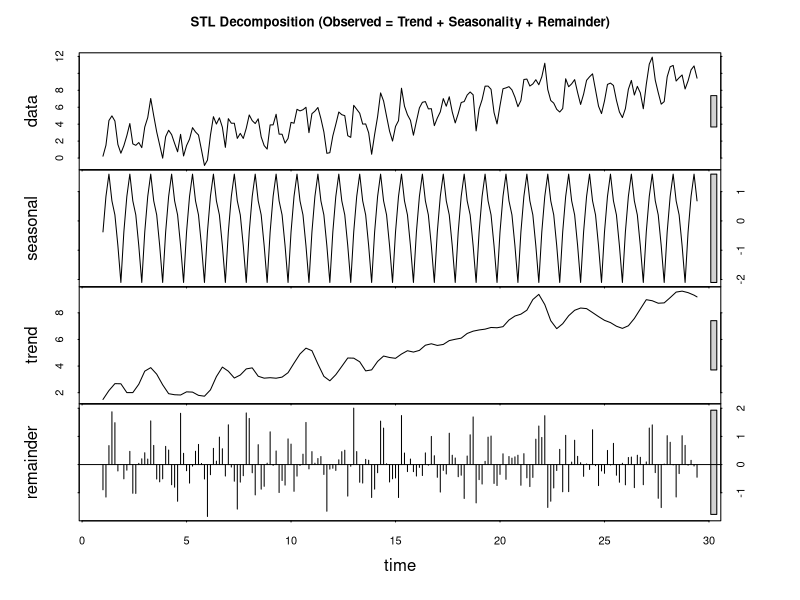
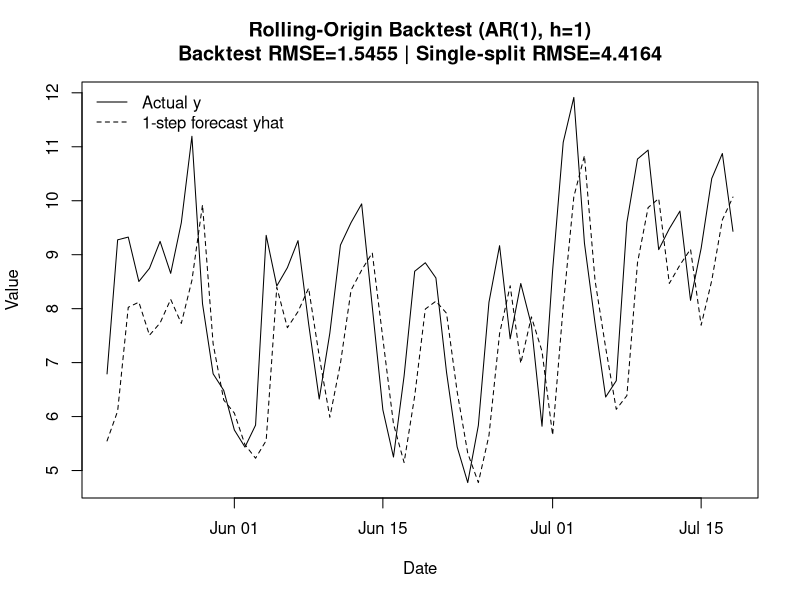
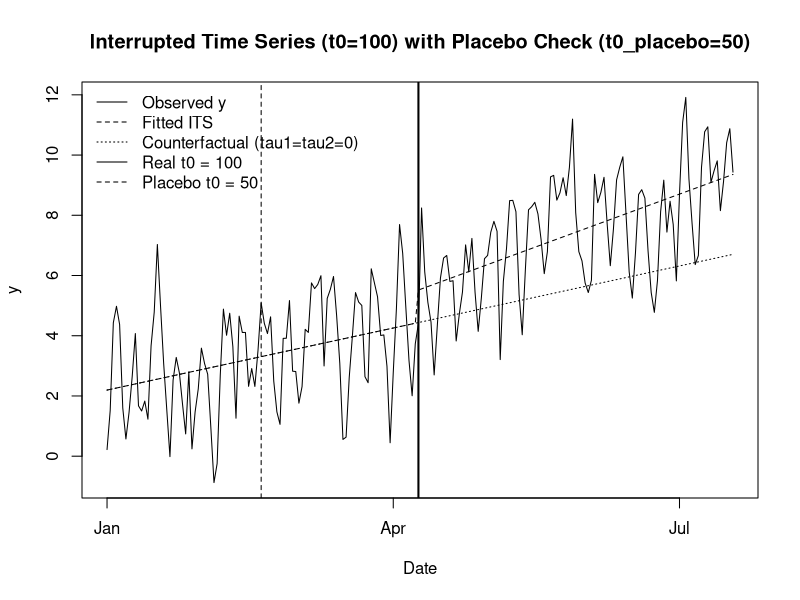

These charts were generated, in order, by the following R code:
## ---- chunk 1
set.seed(14850)

T <- 200
alpha <- 0
delta <- 0.04
phi <- 0.6
sigma <- 1.0

# Q3
# create a vector length 1*7 as weekly seasonal pattern
season <- rep(c(1,2,3,2,1,0,-1), length.out=T) # repeat
y <- rep(NA, T)
eps <- rnorm(T,0,sigma)


y[1] <- alpha + delta*1 + eps[1]
for(t in 2:T){
mu_t <- alpha + delta*t + season[t]
y[t] <- mu_t +
phi*(y[t-1] - (alpha + delta*(t-1) + season[t-1])) +
eps[t]
}

# convert to a st object with weekly frequency
y_ts <- ts(y, frequency=7)


# seasonal decomposition
stl_fit <- stl(y_ts, s.window = "periodic")

# output directory
dir.create("outputs/tables", recursive = TRUE, showWarnings = FALSE)
dir.create("outputs/figures", recursive = TRUE, showWarnings = FALSE)


png("outputs/figures/decomposition.png", width = 1200, height = 900, res = 150)

plot(
  stl_fit,
  main = "STL Decomposition (Observed = Trend + Seasonality + Remainder)"
)

dev.off()

## ---- chunk 2
# ============================================================
# Q4. Rolling-origin evaluation (backtesting) for forecasting RMSE
#   - h = 1 day ahead
#   - expanding training window starting from initial_window
#   - AR(1) fit each step using arima(order=c(1,0,0))
#   - save:
#       outputs/tables/backtest_errors.csv
#       outputs/figures/backtest_forecast.png
#   - compare to a single time-split RMSE
# ============================================================

set.seed(14850)

# set up
h <- 1
initial_window <- 140  # choose initial training window (< T).

stopifnot(length(y) == T)
stopifnot(initial_window >= 10, initial_window <= (T - h - 1))

# Create a simple daily date index (required for CSV "date")
start_date <- as.Date("2020-01-01")
dates <- seq.Date(from = start_date, by = "day", length.out = T)


# ------------------------------------------------------------
# Rolling-origin (expanding window) backtest:
# for each t = initial_window,...,T-h:
#   fit AR(1) on y[1:t]
#   forecast y_{t+1}
#   store error e_{t+1} = y_{t+1} - yhat_{t+1}
# ------------------------------------------------------------
yhat_bt <- rep(NA_real_, T)
err_bt  <- rep(NA_real_, T)

for (t in initial_window:(T - h)) {
  train <- y[1:t]

  fit <- arima(train, order = c(1, 0, 0))

  # 1-step ahead forecast
  pred <- predict(fit, n.ahead = h)$pred[h]
  yhat_bt[t + h] <- as.numeric(pred)

  # one-step-ahead error
  err_bt[t + h] <- y[t + h] - yhat_bt[t + h]
}

# Backtest test region indices: from initial_window+1 through T
test_idx <- (initial_window + h):T

backtest_df <- data.frame(
  t     = test_idx,
  date  = dates[test_idx],
  y     = y[test_idx],
  yhat  = yhat_bt[test_idx],
  error = err_bt[test_idx]
)

# drop any NAs (shouldn't happen beyond the first forecast, but safe)
backtest_df <- backtest_df[complete.cases(backtest_df), ]

# Backtest RMSE
rmse_backtest <- sqrt(mean(backtest_df$error^2))

# Save CSV
write.csv(backtest_df, "outputs/tables/backtest_errors.csv", row.names = FALSE)

# ------------------------------------------------------------
# Single time-split RMSE (baseline):
# Fit AR(1) once on first initial_window days, forecast the rest,
# compute RMSE on the holdout.
# ------------------------------------------------------------
train_split <- y[1:initial_window]
test_split  <- y[(initial_window + 1):T]

fit_split <- arima(train_split, order = c(1, 0, 0))
yhat_split <- as.numeric(predict(fit_split, n.ahead = length(test_split))$pred)

rmse_single_split <- sqrt(mean((test_split - yhat_split)^2))

cat(sprintf("RMSE (rolling-origin backtest, h=%d): %.4f\n", h, rmse_backtest))
cat(sprintf("RMSE (single time-split):           %.4f\n", rmse_single_split))

# ------------------------------------------------------------
# Plot: actual vs rolling-origin 1-step forecasts over test region
# Save to outputs/figures/backtest_forecast.png
# ------------------------------------------------------------
png("outputs/figures/backtest_forecast.png", width = 1200, height = 650, res = 150)

plot(
  backtest_df$date, backtest_df$y,
  type = "l",
  xlab = "Date",
  ylab = "Value",
  main = sprintf(
    "Rolling-Origin Backtest (AR(1), h=%d)\nBacktest RMSE=%.4f | Single-split RMSE=%.4f",
    h, rmse_backtest, rmse_single_split
  )
)

lines(backtest_df$date, backtest_df$yhat, lty = 2)

legend(
  "topleft",
  legend = c("Actual y", "1-step forecast yhat"),
  lty = c(1, 2),
  bty = "n"
)

dev.off()

## ---- chunk 3
# ============================================================
# Q5: Interrupted Time Series (ITS): level + slope change + placebo
#   Model: y_t = alpha + delta*t + tau1*I[t>=t0] + tau2*(t-t0)*I[t>=t0] + e_t
#   Save:
#     - outputs/tables/its_results.csv  (coeff tables for real + placebo)
#     - outputs/figures/its_plot.png    (observed + fitted + counterfactual)
# ============================================================

# Time index and date index (reuse the same date logic as Q4 if you used it)
t <- 1:T
start_date <- as.Date("2020-01-01")
date <- seq.Date(from = start_date, by = "day", length.out = T)

# Choose intervention date t0
t0 <- floor(T / 2)  # "around the middle"
cat(sprintf("ITS intervention date choice: t0 = %d (date = %s)\n", t0, as.character(date[t0])))

# Intervention indicator and post-time counter
I_post <- as.integer(t >= t0)
post_time <- ifelse(t >= t0, t - t0, 0)

# ----------------------------
# Fit REAL ITS regression
# ----------------------------

its_real <- lm(y ~ t + I_post + post_time)

# Fitted values from ITS model
yhat_its <- as.numeric(fitted(its_real))

# Counterfactual: set tau1 = tau2 = 0 (extend pre-period trend forward)
# This corresponds to predictions from a model that only has alpha + delta*t,
# using the estimated alpha/delta from the ITS regression.
b <- coef(its_real)
alpha_hat <- unname(b["(Intercept)"])
delta_hat <- unname(b["t"])
yhat_counterfactual <- alpha_hat + delta_hat * t

# ----------------------------
# Placebo ITS: fake intervention in PRE-period
# ----------------------------
t0_placebo <- floor(T / 4)

cat(sprintf("Placebo intervention date choice: t0_placebo = %d (date = %s)\n",
            t0_placebo, as.character(date[t0_placebo])))

I_post_p <- as.integer(t >= t0_placebo)
post_time_p <- ifelse(t >= t0_placebo, t - t0_placebo, 0)

its_placebo <- lm(y ~ t + I_post_p + post_time_p)


coef_p <- summary(its_placebo)$coefficients
tau1_p <- coef_p["I_post_p", "Estimate"]
tau2_p <- coef_p["post_time_p", "Estimate"]
p_tau1 <- coef_p["I_post_p", "Pr(>|t|)"]
p_tau2 <- coef_p["post_time_p", "Pr(>|t|)"]

cat(sprintf(
  "Placebo results: tau1=%.3f (p=%.3f), tau2=%.3f (p=%.3f).\n",
  tau1_p, p_tau1, tau2_p, p_tau2
))
cat("Brief interpretation: if tau1/tau2 are statistically large in placebo, that suggests spurious detection (model can find 'effects' even without a real intervention).\n")


# ----------------------------
# Save coefficient tables (REAL + PLACEBO) to CSV
# ----------------------------
coef_table <- function(model, model_name){
  sm <- summary(model)$coefficients
  data.frame(
    model = model_name,
    term = rownames(sm),
    estimate = sm[, "Estimate"],
    std_error = sm[, "Std. Error"],
    statistic = sm[, "t value"],
    p_value = sm[, "Pr(>|t|)"],
    row.names = NULL
  )
}

its_results <- rbind(
  coef_table(its_real, "real_its"),
  coef_table(its_placebo, "placebo_its")
)

write.csv(its_results, "outputs/tables/its_results.csv", row.names = FALSE)

# ----------------------------
# Plot: observed y, fitted ITS, counterfactual (tau1=tau2=0)
# Save as outputs/figures/its_plot.png
# ----------------------------
png("outputs/figures/its_plot.png", width = 1200, height = 650, res = 150)

plot(
  date, y,
  type = "l",
  xlab = "Date",
  ylab = "y",
  main = sprintf(
    "Interrupted Time Series (t0=%d) with Placebo Check (t0_placebo=%d)",
    t0, t0_placebo
  )
)

lines(date, yhat_its, lty = 2)
lines(date, yhat_counterfactual, lty = 3)

abline(v = date[t0], lwd = 2)          # real intervention marker
abline(v = date[t0_placebo], lty = 2)  # placebo marker

legend(
  "topleft",
  legend = c(
    "Observed y",
    "Fitted ITS",
    "Counterfactual (tau1=tau2=0)",
    sprintf("Real t0 = %d", t0),
    sprintf("Placebo t0 = %d", t0_placebo)
  ),
  lty = c(1, 2, 3, 1, 2),
  bty = "n"
)

dev.off()
